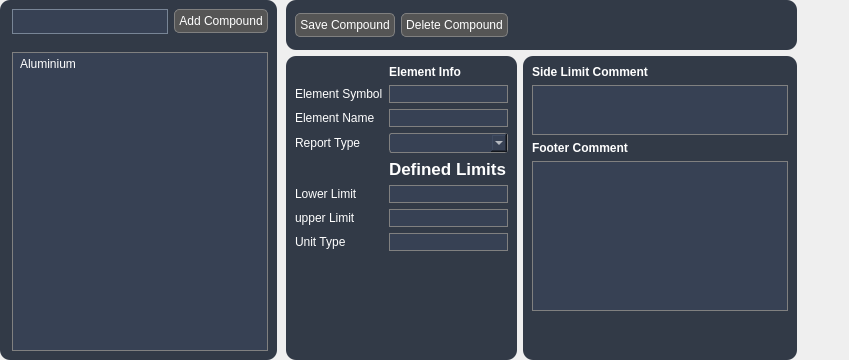
             <widget class="QWidget" name="icpElements">
              <property name="styleSheet">
               <string notr="true"/>
              </property>
              <layout class="QHBoxLayout" name="horizontalLayout_12">
               <property name="spacing">
                <number>0</number>
               </property>
               <property name="leftMargin">
                <number>0</number>
               </property>
               <property name="topMargin">
                <number>0</number>
               </property>
               <property name="rightMargin">
                <number>0</number>
               </property>
               <property name="bottomMargin">
                <number>0</number>
               </property>
               <item>
                <widget class="QWidget" name="widget_15" native="true">
                 <property name="maximumSize">
                  <size>
                   <width>300</width>
                   <height>16777215</height>
                  </size>
                 </property>
                 <property name="styleSheet">
                  <string notr="true">QWidget#widget_15 {
	border-radius: 10px;
}
QWidget {
	background-color:  #323a47
}

QWidget QPushButton { 
	padding: 4px;
	border: 1px solid gray; 
	border-radius: 5px;
	color:white; 
	background-color: #555555
} 

QPushButton::hover {
	background-color: rgb(107, 108, 108);
}

QLineEdit {
	border: 1px solid #788596;
	background-color: rgb(55, 65, 84);
	color:white; 
} 

QListWidget {
	color:white; 
	padding: 4px;  
	border: 1px solid gray;
	background-color: rgb(55, 65, 84);
}</string>
                 </property>
                 <layout class="QVBoxLayout" name="verticalLayout_24">
                  <property name="leftMargin">
                   <number>12</number>
                  </property>
                  <item>
                   <widget class="QWidget" name="widget_41" native="true">
                    <property name="minimumSize">
                     <size>
                      <width>0</width>
                      <height>0</height>
                     </size>
                    </property>
                    <layout class="QHBoxLayout" name="horizontalLayout_18">
                     <property name="leftMargin">
                      <number>0</number>
                     </property>
                     <property name="topMargin">
                      <number>0</number>
                     </property>
                     <property name="rightMargin">
                      <number>0</number>
                     </property>
                     <property name="bottomMargin">
                      <number>12</number>
                     </property>
                     <item>
                      <widget class="QLineEdit" name="elementInput">
                       <property name="minimumSize">
                        <size>
                         <width>142</width>
                         <height>25</height>
                        </size>
                       </property>
                      </widget>
                     </item>
                     <item>
                      <widget class="QPushButton" name="addElementBtn">
                       <property name="text">
                        <string>Add Compound</string>
                       </property>
                       <property name="checkable">
                        <bool>true</bool>
                       </property>
                      </widget>
                     </item>
                    </layout>
                   </widget>
                  </item>
                  <item>
                   <widget class="QListWidget" name="definedElements">
                    <item>
                     <property name="text">
                      <string>Aluminium</string>
                     </property>
                    </item>
                   </widget>
                  </item>
                 </layout>
                </widget>
               </item>
               <item>
                <widget class="QWidget" name="widget_16" native="true">
                 <property name="styleSheet">
                  <string notr="true">QWidget {
	color: white; 
}
QWidget#widget_11 {
	background-color: #323a47;
	border-radius: 10px;	
}

QWidget#widget_17 {
	background-color: #323a47;
	border-radius: 10px;
}

QWidget#reportTypeWidget {
	background-color: #323a47;
	border-radius: 10px;
}

QPushButton {
	padding: 4px;
	border:none; 
	border: 1px solid gray; 
	border-radius: 5px;
	color:white; 
	background-color: #555555
}

QPushButton:hover{
	background-color: rgb(180, 180, 180)
}
QLineEdit {
	border: 1px solid gray;
	background-color: rgb(55, 65, 84);
}

QLabel {
	background-color: #323a47;
}

QComboBox {
    border: 1px solid gray;
    border-radius: 3px;
    padding: 1px 18px 1px 3px;
    min-width: 6em;
	background-color: rgb(55, 65, 84);
}

QComboBox:editable {
    background: white;
}

QPlainTextEdit {
	border: 1px solid gray;
	background-color: rgb(55, 65, 84);


} 
</string>
                 </property>
                 <layout class="QGridLayout" name="gridLayout_4">
                  <property name="topMargin">
                   <number>0</number>
                  </property>
                  <property name="rightMargin">
                   <number>12</number>
                  </property>
                  <property name="bottomMargin">
                   <number>0</number>
                  </property>
                  <item row="1" column="0">
                   <widget class="QWidget" name="widget_17" native="true">
                    <property name="maximumSize">
                     <size>
                      <width>500</width>
                      <height>16777215</height>
                     </size>
                    </property>
                    <property name="styleSheet">
                     <string notr="true"/>
                    </property>
                    <layout class="QGridLayout" name="gridLayout_12">
                     <item row="1" column="0">
                      <widget class="QLabel" name="label_32">
                       <property name="text">
                        <string>Element Symbol</string>
                       </property>
                      </widget>
                     </item>
                     <item row="2" column="1">
                      <widget class="QLineEdit" name="elementNameinput"/>
                     </item>
                     <item row="1" column="1">
                      <widget class="QLineEdit" name="symbolInput"/>
                     </item>
                     <item row="2" column="0">
                      <widget class="QLabel" name="label_36">
                       <property name="text">
                        <string>Element Name </string>
                       </property>
                      </widget>
                     </item>
                     <item row="8" column="1">
                      <spacer name="verticalSpacer_5">
                       <property name="orientation">
                        <enum>Qt::Vertical</enum>
                       </property>
                       <property name="sizeHint" stdset="0">
                        <size>
                         <width>20</width>
                         <height>40</height>
                        </size>
                       </property>
                      </spacer>
                     </item>
                     <item row="7" column="0">
                      <widget class="QLabel" name="label_40">
                       <property name="text">
                        <string>Unit Type</string>
                       </property>
                      </widget>
                     </item>
                     <item row="5" column="1">
                      <widget class="QLineEdit" name="lowerLimit"/>
                     </item>
                     <item row="6" column="0">
                      <widget class="QLabel" name="label_39">
                       <property name="text">
                        <string>upper Limit </string>
                       </property>
                      </widget>
                     </item>
                     <item row="6" column="1">
                      <widget class="QLineEdit" name="upperLimit"/>
                     </item>
                     <item row="5" column="0">
                      <widget class="QLabel" name="label_38">
                       <property name="text">
                        <string>Lower Limit</string>
                       </property>
                      </widget>
                     </item>
                     <item row="7" column="1">
                      <widget class="QLineEdit" name="unitType"/>
                     </item>
                     <item row="3" column="0">
                      <widget class="QLabel" name="label_37">
                       <property name="text">
                        <string>Report Type</string>
                       </property>
                      </widget>
                     </item>
                     <item row="4" column="1">
                      <widget class="QLabel" name="label_48">
                       <property name="font">
                        <font>
                         <pointsize>13</pointsize>
                         <weight>75</weight>
                         <bold>true</bold>
                        </font>
                       </property>
                       <property name="text">
                        <string>Defined Limits</string>
                       </property>
                      </widget>
                     </item>
                     <item row="3" column="1">
                      <widget class="QComboBox" name="reportTypeDropdown">
                       <property name="minimumSize">
                        <size>
                         <width>119</width>
                         <height>0</height>
                        </size>
                       </property>
                      </widget>
                     </item>
                     <item row="0" column="1">
                      <widget class="QLabel" name="label_33">
                       <property name="font">
                        <font>
                         <weight>75</weight>
                         <bold>true</bold>
                        </font>
                       </property>
                       <property name="text">
                        <string>Element Info </string>
                       </property>
                      </widget>
                     </item>
                    </layout>
                   </widget>
                  </item>
                  <item row="0" column="0" colspan="2" alignment="Qt::AlignTop">
                   <widget class="QWidget" name="widget_11" native="true">
                    <property name="minimumSize">
                     <size>
                      <width>0</width>
                      <height>50</height>
                     </size>
                    </property>
                    <layout class="QGridLayout" name="gridLayout_8">
                     <item row="0" column="0">
                      <widget class="QPushButton" name="saveCompBtn">
                       <property name="text">
                        <string>Save Compound</string>
                       </property>
                       <property name="checkable">
                        <bool>true</bool>
                       </property>
                      </widget>
                     </item>
                     <item row="0" column="1">
                      <widget class="QPushButton" name="deleteCompBtn">
                       <property name="text">
                        <string>Delete Compound</string>
                       </property>
                       <property name="checkable">
                        <bool>true</bool>
                       </property>
                      </widget>
                     </item>
                     <item row="0" column="2">
                      <spacer name="horizontalSpacer_9">
                       <property name="orientation">
                        <enum>Qt::Horizontal</enum>
                       </property>
                       <property name="sizeHint" stdset="0">
                        <size>
                         <width>40</width>
                         <height>20</height>
                        </size>
                       </property>
                      </spacer>
                     </item>
                    </layout>
                   </widget>
                  </item>
                  <item row="1" column="1">
                   <widget class="QWidget" name="reportTypeWidget" native="true">
                    <property name="maximumSize">
                     <size>
                      <width>500</width>
                      <height>16777215</height>
                     </size>
                    </property>
                    <property name="styleSheet">
                     <string notr="true"/>
                    </property>
                    <layout class="QVBoxLayout" name="verticalLayout_38">
                     <item>
                      <widget class="QLabel" name="label_41">
                       <property name="font">
                        <font>
                         <weight>75</weight>
                         <bold>true</bold>
                        </font>
                       </property>
                       <property name="text">
                        <string>Side Limit Comment</string>
                       </property>
                      </widget>
                     </item>
                     <item>
                      <widget class="QPlainTextEdit" name="RightSideComment">
                       <property name="minimumSize">
                        <size>
                         <width>200</width>
                         <height>0</height>
                        </size>
                       </property>
                       <property name="maximumSize">
                        <size>
                         <width>16777215</width>
                         <height>50</height>
                        </size>
                       </property>
                      </widget>
                     </item>
                     <item>
                      <widget class="QLabel" name="label_29">
                       <property name="font">
                        <font>
                         <weight>75</weight>
                         <bold>true</bold>
                        </font>
                       </property>
                       <property name="text">
                        <string>Footer Comment</string>
                       </property>
                      </widget>
                     </item>
                     <item>
                      <widget class="QPlainTextEdit" name="icpElementFooterComment">
                       <property name="minimumSize">
                        <size>
                         <width>200</width>
                         <height>0</height>
                        </size>
                       </property>
                       <property name="maximumSize">
                        <size>
                         <width>16777215</width>
                         <height>150</height>
                        </size>
                       </property>
                       <property name="frameShape">
                        <enum>QFrame::StyledPanel</enum>
                       </property>
                       <property name="frameShadow">
                        <enum>QFrame::Raised</enum>
                       </property>
                       <property name="sizeAdjustPolicy">
                        <enum>QAbstractScrollArea::AdjustIgnored</enum>
                       </property>
                      </widget>
                     </item>
                     <item>
                      <spacer name="verticalSpacer_4">
                       <property name="orientation">
                        <enum>Qt::Vertical</enum>
                       </property>
                       <property name="sizeHint" stdset="0">
                        <size>
                         <width>20</width>
                         <height>40</height>
                        </size>
                       </property>
                      </spacer>
                     </item>
                    </layout>
                   </widget>
                  </item>
                  <item row="1" column="2">
                   <spacer name="horizontalSpacer_20">
                    <property name="orientation">
                     <enum>Qt::Horizontal</enum>
                    </property>
                    <property name="sizeHint" stdset="0">
                     <size>
                      <width>40</width>
                      <height>20</height>
                     </size>
                    </property>
                   </spacer>
                  </item>
                 </layout>
                </widget>
               </item>
              </layout>
             </widget>
